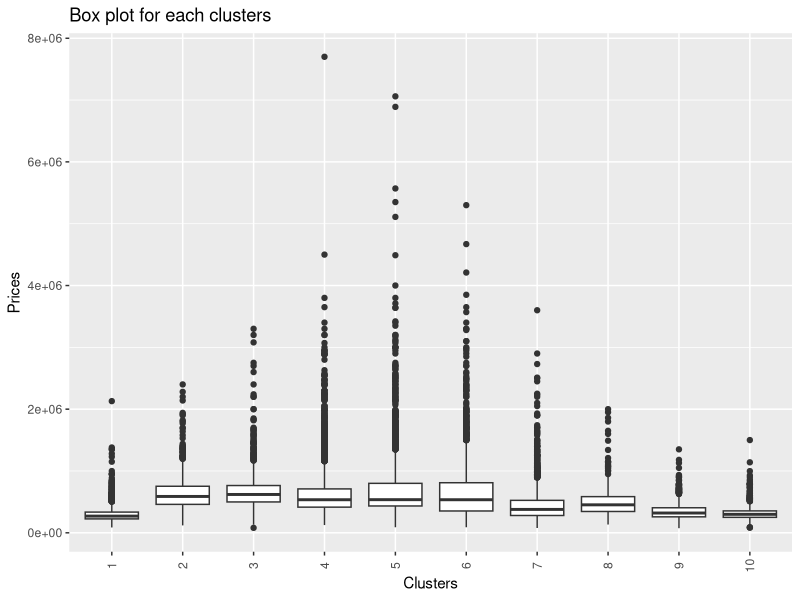

Source code (R):
# Load library
library(ggplot2)

# Load your data (assuming your data frame is named 'data_frame')
data = read.csv("data/derived/location_clustered.csv")

# Create the boxplot using ggplot
box = ggplot(data, aes(x = factor(cluster), y = price)) + 
  # Add box plot
  geom_boxplot() +
  # Add plot title
  labs(title = "Box plot for each clusters",
       # Label for x-axis
       x = "Clusters",
       # Label for y-axis
       y = "Prices") +  
  theme(axis.text.x = element_text(angle = 90, vjust = 0.5))

# Save the plot
ggsave(filename = "Box-plot.png",
       plot = box,
       device = 'png', 
       path = "www/figures",
       width = 8,   # Width of the plot in inches
       height = 6,  # Height of the plot in inches
       dpi = 300)
